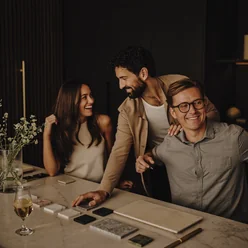
#> input picture Topcat-Worktops-main/upload/assets/site/team-samples-248.webp, 248 x 248 px, given in place of f118.png, which was not available
$ python track_edge.py ../../upload/assets/site
#> lines starting #> are read from the running program, lines starting #| are printed output that depends on the picture; pictures that were not available may be replaced by others from this repository, and a replacement may not be noted
#!/usr/bin/env python3
# -*- coding: utf-8 -*-
"""THE SLAB EDGE TRACK — D354 (24 Aug 2026). Rebuilds REV_X / REV_S in index.html.

Run it again ONLY if the film is re-cut. PIL only, no numpy (the environment has none).

  1. ffmpeg -v error -i assets/video/topcat-intro-1920.mp4 -ss 8 -to 22 \
         -start_number 96 frames/f%03d.png          # frame number = film time * 12
  2. python3 track_edge.py frames/

For every frame it scans 32 rows (film y 180..800 step 20) for the LEFTMOST pixel with
luminance > 40 — the first hint of the slab's lit fringe on the void side — then fits a
least-squares line x = X0 + S*(y-490). The edge is physically straight, so the max residual
is the health check: it measured <= 2.2 film px over the whole D354 domain. If a re-cut
pushes it past ~4, the edge is no longer a line and two numbers a frame stop being enough.

Domain choice (D354): start where X0 first leaves ~0 (f124), stop at the sweep's peak
BEFORE the backswing (f205 — X0 reverses at f206). The table must stay strictly monotone:
a boundary that retreats by a pixel mid-reveal re-hides a letter edge at 12Hz (D351's rule,
restated for a mask). REV_PAD in index.html keeps type 3 film px shy of the lit fringe.
"""
import sys, json
from PIL import Image

YREF, ROWS, THR = 490, range(180, 801, 20), 40
frames = sys.argv[1] if len(sys.argv) > 1 else 'frames'
# ─────────────────────────────────────────────────────────────────────────────────────────
# THE PHONE VARIANT — D360 (24 Aug 2026). Rebuilds PREV_X / PREV_SX / PREV_Y / PREV_SY.
#
# On the 608 vertical cut the slab TILTS BACK off the frame instead of sweeping aside, so
# TWO edges cross the caption's rows and both are tracked:
#   1. ffmpeg -v error -i assets/video/topcat-intro-608.mp4 -ss 8 -to 27 \
#          -start_number 96 frames/f%03d.png
#   2. python3 track_edge.py frames/ --phone
#
# LEFT edge: rows 120..360 step 8, leftmost pixel > 40, fit x = X0 + Sx*(y-240).
#   Domain f170 (X0 first leaves ~25) .. f201 (last frame with >=3 lit rows). res <= 0.9.
# TOP edge: columns 60..580 step 10, topmost pixel > 40 (y>0 so a frame-clipped edge is
#   skipped), fit y = Y0 + Sy*(x-304) — but ONLY over columns the top edge governs:
#   keep a column when its first lit y sits >=15px BELOW the left-edge line's crossing
#   (boundary per column = max of the two lines; nearer the corner the left edge wins).
#   Domain f178 (Y0 enters at -8) .. f201. res <= 0.8. Before f178: sentinel -9999.
# The runtime clip is the frame notched by the corner where the lines meet (six points).
# Past f201 the clip comes OFF — verified: topmost lit pixel stays >=341 film px to f288,
# below the caption's ink at every phone viewport, so nothing pops.
def phone(frames):
    XT={}
    for f in range(168, 212):
        im = Image.open('%s/f%03d.png' % (frames, f)).convert('L'); W,_ = im.size
        pts=[]
        for y in range(120, 361, 8):
            line = im.crop((0,y,W,y+1)).tobytes()
            x = next((i for i,v in enumerate(line) if v>40), -1)
            if x>=0: pts.append((y,x))
        if len(pts)<3: continue
        n=len(pts); sy=sum(p[0]-240 for p in pts); sx=sum(p[1] for p in pts)
        syy=sum((p[0]-240)**2 for p in pts); sxy=sum((p[0]-240)*p[1] for p in pts)
        d=n*syy-sy*sy
        if not d: continue
        S=(n*sxy-sy*sx)/d; X0=(sx-S*sy)/n
        XT[f]=(round(X0,1),round(S,4))
        print('X', f, 't=%.2f'%(f/12), XT[f])
    for f in range(176, 212):
        im = Image.open('%s/f%03d.png' % (frames, f)).convert('L'); W,_ = im.size
        pts=[]
        for x in range(60, 581, 10):
            col = im.crop((x,0,x+1,520)).tobytes()
            y = next((i for i,v in enumerate(col) if v>40), -1)
            if y>0: pts.append((x,y))
        if f in XT:
            X0,Sx=XT[f]
            pts=[p for p in pts if Sx and p[1] > 240+(p[0]-X0)/Sx+15]
        if len(pts)<5:
            print('Y', f, 'NONE'); continue
        n=len(pts); s1=sum(p[0]-304 for p in pts); s2=sum(p[1] for p in pts)
        s11=sum((p[0]-304)**2 for p in pts); s12=sum((p[0]-304)*p[1] for p in pts)
        Sy=(n*s12-s1*s2)/(n*s11-s1*s1); Y0=(s2-Sy*s1)/n
        r=max(abs(p[1]-(Y0+Sy*(p[0]-304))) for p in pts)
        print('Y', f, 't=%.2f'%(f/12), 'Y0=%6.1f Sy=%7.4f res=%4.1f'%(Y0,Sy,r))

if '--phone' in sys.argv:
    phone(frames)
    sys.exit(0)

out = []
for f in range(118, 209):
    im = Image.open('%s/f%03d.png' % (frames, f)).convert('L')
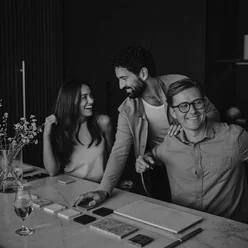
#> im: PIL image 248x248 L; min 0, max 197, mean 55.9
    W, _ = im.size
#> W = 248
    pts = []
    for y in ROWS:
        line = im.crop((0, y, W, y + 1)).tobytes()
        x = next((i for i, v in enumerate(line) if v > THR), -1)
        if x >= 0: pts.append((y, x))
#> this loop made 32 passes
#> x on passes 1 to 12: 1, 0, 0, 0, -1, -1, -1, -1, -1, -1, -1, -1
#> after the loop, pts = [(180, 1), (200, 0), (220, 0), (240, 0)]
    if len(pts) < 8:
        print(f, 'NONE'); continue
    n = len(pts); sy = sum(p[0] - YREF for p in pts); sx = sum(p[1] for p in pts)
    syy = sum((p[0] - YREF) ** 2 for p in pts); sxy = sum((p[0] - YREF) * p[1] for p in pts)
    S = (n * sxy - sy * sx) / (n * syy - sy * sy); X0 = (sx - S * sy) / n
    r = max(abs(p[1] - (X0 + S * (p[0] - YREF))) for p in pts)
    out.append((f, round(X0, 1), round(S, 4), round(r, 1)))
    print(f, 't=%.2f' % (f / 12), 'X0=%7.1f S=%7.4f maxres=%4.1f' % (X0, S, r))
#> pass 2 of the loop `for f in range(118, 209):`:
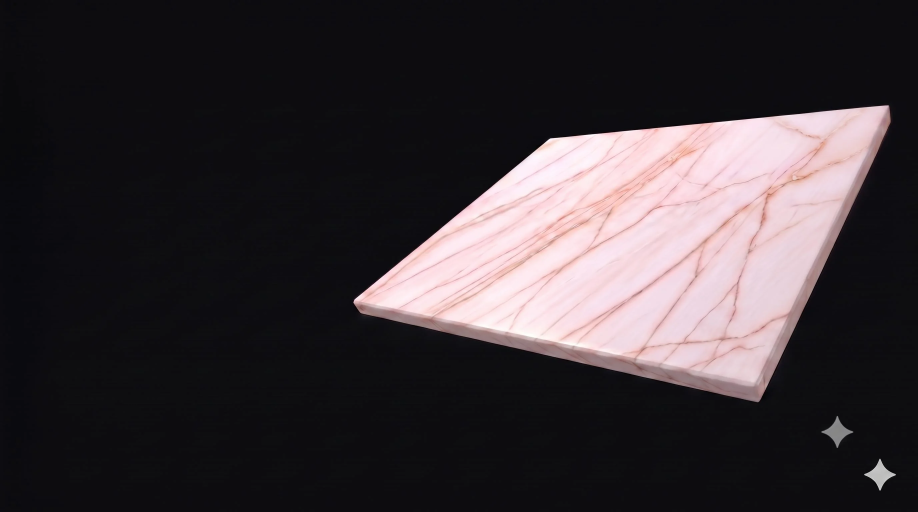
#> input picture Topcat-Worktops-main/upload/assets/site/cta-slab-2752.webp, 2752 x 1536 px, given in place of f119.png, which was not available (shown at 1/3 size)
#> `im = Image.open('%s/f%03d.png' % (frames, f)).convert('L')`:
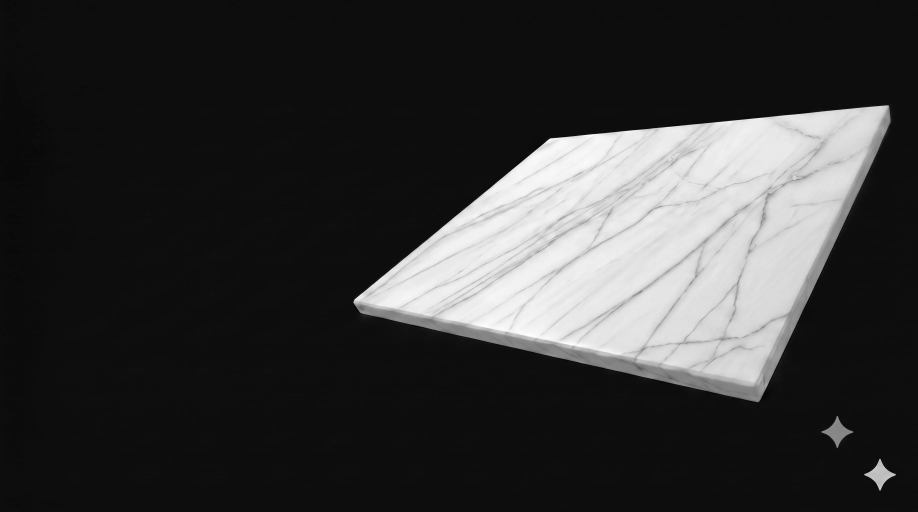
#> im: PIL image 2752x1536 L (shown at 1/3 size); min 0, max 255, mean 54.3
#> the loop `for y in ROWS:` made 32 passes
#> after the loop `for y in ROWS:`: pts = 25 pairs, first value 320 to 800, second value 1181 to 2604
#> n = 25
#> sy = 1750
#> sx = 39261
#> syy = 642500
#> sxy = 1594710
#> S = -2.22
#> X0 = 1725.7
#> r = 501.1
#| 119 t=9.92 X0= 1725.7 S=-2.2184 maxres=501.1
#> (the run stopped early here; a loop or call above may not have finished)
